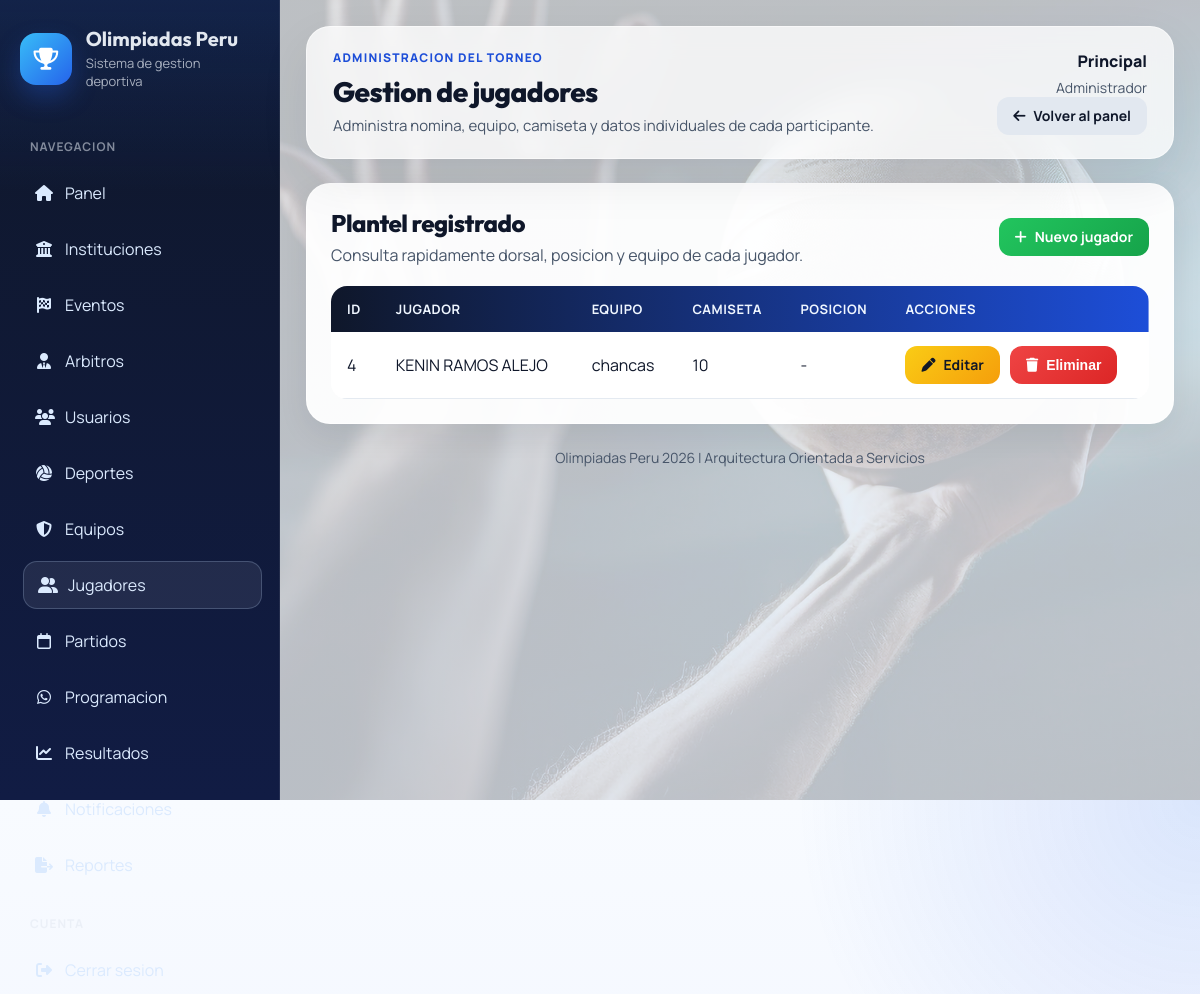
The app's page /modules/jugadores/index.php (signed in) with its own data.
### tables this page shows
CREATE TABLE `jugadores` (
  `id_jugador` int(11) NOT NULL AUTO_INCREMENT,
  `id_equipo` int(11) NOT NULL,
  `nombres` varchar(100) NOT NULL,
  `apellidos` varchar(100) NOT NULL,
  `dni` varchar(8) DEFAULT NULL,
  `edad` int(11) DEFAULT NULL,
  `genero` enum('M','F') DEFAULT NULL,
  `numero_camiseta` int(11) DEFAULT NULL,
  `posicion` varchar(50) DEFAULT NULL,
  `foto` varchar(255) DEFAULT NULL,
  PRIMARY KEY (`id_jugador`),
  KEY `id_equipo` (`id_equipo`),
  CONSTRAINT `jugadores_ibfk_1` FOREIGN KEY (`id_equipo`) REFERENCES `equipos` (`id_equipo`) ON DELETE CASCADE
);

CREATE TABLE `equipos` (
  `id_equipo` int(11) NOT NULL AUTO_INCREMENT,
  `nombre` varchar(100) NOT NULL,
  `director_tecnico` varchar(100) DEFAULT NULL,
  `logo` varchar(255) DEFAULT NULL,
  `fecha_registro` timestamp NOT NULL DEFAULT current_timestamp(),
  `id_institucion` int(11) NOT NULL,
  `id_deporte` int(11) NOT NULL,
  `id_categoria` int(11) NOT NULL,
  `capitan` varchar(100) DEFAULT NULL,
  `telefono_capitan` varchar(20) DEFAULT NULL,
  PRIMARY KEY (`id_equipo`),
  KEY `id_institucion` (`id_institucion`),
  KEY `id_deporte` (`id_deporte`),
  KEY `id_categoria` (`id_categoria`),
  CONSTRAINT `equipos_ibfk_1` FOREIGN KEY (`id_institucion`) REFERENCES `instituciones` (`id_institucion`),
  CONSTRAINT `equipos_ibfk_2` FOREIGN KEY (`id_deporte`) REFERENCES `deportes` (`id_deporte`),
  CONSTRAINT `equipos_ibfk_3` FOREIGN KEY (`id_categoria`) REFERENCES `categorias` (`id_categoria`)
);

### modules/jugadores/index.php (called while the page is built, shortened)
<?php
require __DIR__ . '/index_view.php';
return;
?>

### includes/auth.php (called while the page is built, shortened)
<?php
function e(string $value): string
{
    return htmlspecialchars($value, ENT_QUOTES, 'UTF-8');
}

### modules/jugadores/index_view.php (the view, shortened to what this page needs)
<?php
include '../../config/database.php';
$jugadores = $conexion->query('
    SELECT jugadores.*, equipos.nombre AS equipo
    FROM jugadores
    INNER JOIN equipos ON jugadores.id_equipo = equipos.id_equipo
    ORDER BY jugadores.id_jugador DESC
')->fetchAll();
require '../../includes/app_header.php';
?>
<section class="panel-card">
    <div class="toolbar">
        <div class="toolbar__title">
            <h2>Plantel registrado</h2>
            <p>Consulta rapidamente dorsal, posicion y equipo de cada jugador.</p>
        </div>
        <div class="actions">
            <a class="btn btn-success" href="crear.php">
                <i class="fa-solid fa-plus"></i>
                Nuevo jugador
            </a>
        </div>
    </div>
    <div class="table-responsive">
        <table class="app-table">
            <thead>
                <tr>
                    <th>ID</th>
                    <th>Jugador</th>
                    <th>Equipo</th>
                    <th>Camiseta</th>
                    <th>Posicion</th>
                    <th>Acciones</th>
                </tr>
            </thead>
            <tbody>
                <?php foreach ($jugadores as $jugador): ?>
                    <tr>
                        <td><?= e((string) $jugador['id_jugador']) ?></td>
                        <td><?= e($jugador['nombres'] . ' ' . $jugador['apellidos']) ?></td>
                        <td><?= e($jugador['equipo']) ?></td>
                        <td><?= e((string) ($jugador['numero_camiseta'] ?? '-')) ?></td>
                        <td><?= e((string) ($jugador['posicion'] ?? '-')) ?></td>
                        <td>
                            <div class="table-stack">
                                <a class="btn btn-warning" href="editar.php?id=<?= e((string) $jugador['id_jugador']) ?>">
                                    <i class="fa-solid fa-pen"></i>
                                    Editar
                                </a>
                                <form class="inline-form" action="eliminar.php" method="POST" onsubmit="return confirm('¿Eliminar este jugador?');">
                                    <button class="btn btn-danger" type="submit">
                                        <i class="fa-solid fa-trash"></i>
                                        Eliminar
                                    </button>
                                </form>
                            </div>
                        </td>
                    </tr>
                <?php endforeach; ?>
            </tbody>
        </table>
    </div>
</section>
<?php require '../../includes/app_footer.php'; ?>

### css/style.css (style rules this page uses)
:root { --bg: #eef2ff; --surface: #ffffff; --text: #0f172a; --text-soft: #475569; --primary: #2563eb; --primary-2: #1d4ed8; --success: #16a34a; --warning: #f59e0b; --danger: #dc2626; --shadow-soft: 0 20px 50px rgba(15, 23, 42, 0.08); --shadow-card: 0 10px 30px rgba(15, 23, 42, 0.08); --radius-xl: 24px; --radius-lg: 18px; --radius-md: 14px; --radius-sm: 10px; --transition: 180ms ease; }
* { box-sizing: border-box; margin: 0; padding: 0; }
html { scroll-behavior: smooth; }
body { background: radial-gradient(circle at top right, rgba(37, 99, 235, 0.14), transparent 28%), radial-gradient(circle at bottom left, rgba(22, 163, 74, 0.12), transparent 24%), linear-gradient(180deg, #f8fbff 0%, var(--bg) 100%); color: var(--text); font-family: "Manrope", "Segoe UI", Tahoma, Geneva, Verdana, sans-serif; min-height: 100vh; }
h1, h2, h3, h4, h5, h6, .app-brand__title, .app-topbar__title { font-family: "Outfit", "Manrope", "Segoe UI", sans-serif; }
a { color: inherit; }
.hero-card, .panel-card, .data-card, .form-card, .auth-card { background: rgba(255, 255, 255, 0.94); border: 1px solid rgba(255, 255, 255, 0.7); border-radius: var(--radius-xl); box-shadow: var(--shadow-card); }
.hero-card, .panel-card, .data-card, .form-card { padding: 24px; }
.toolbar { align-items: center; display: flex; flex-wrap: wrap; gap: 12px; justify-content: space-between; margin-bottom: 20px; }
.toolbar__title h2, .section-title { font-size: 24px; font-weight: 800; letter-spacing: -0.02em; }
.toolbar__title p { color: var(--text-soft); margin-top: 6px; }
.actions { display: flex; flex-wrap: wrap; gap: 10px; }
.table-responsive { overflow-x: auto; }
.app-table, table { background: var(--surface); border-collapse: collapse; border-radius: 16px; overflow: hidden; width: 100%; }
.app-table thead, table thead { background: linear-gradient(90deg, #0f172a, #1d4ed8); }
.app-table th, table th { color: #eff6ff; font-size: 13px; font-weight: 700; letter-spacing: 0.04em; padding: 14px 16px; text-align: left; text-transform: uppercase; }
.app-table td, table td { border-bottom: 1px solid rgba(226, 232, 240, 0.9); color: var(--text); padding: 14px 16px; vertical-align: middle; }
.app-table tbody td, table tbody td { background: rgba(255, 255, 255, 0.9); color: var(--text); }
.table-stack { display: flex; flex-wrap: wrap; gap: 10px; }
.btn, button, input[type="submit"] { align-items: center; border: 0; border-radius: 12px; cursor: pointer; display: inline-flex; font-size: 14px; font-weight: 700; gap: 8px; justify-content: center; line-height: 1; padding: 12px 16px; text-decoration: none; transition: transform var(--transition), box-shadow var(--transition), background var(--transition), opacity var(--transition); }
.btn-success { background: linear-gradient(135deg, #22c55e, #16a34a); color: #fff; }
.btn-warning { background: linear-gradient(135deg, #facc15, #f59e0b); color: #111827; }
.btn-danger { background: linear-gradient(135deg, #ef4444, #dc2626); color: #fff; }
.inline-form { display: inline-flex; }

### records on screen
jugadores: id_jugador "4", nombres+apellidos "KENIN RAMOS ALEJO", id_equipo.nombre "chancas", numero_camiseta "10", posicion "-"

### other values on screen
$item['label'] "Panel"
$item['label'] "Instituciones"
$item['label'] "Eventos"
$item['label'] "Arbitros"
$item['label'] "Usuarios"
$item['label'] "Deportes"
$item['label'] "Equipos"
$item['label'] "Jugadores"
$item['label'] "Partidos"
$item['label'] "Programacion"
$item['label'] "Resultados"
$pageHeading "Gestion de jugadores"
$pageDescription "Administra nomina, equipo, camiseta y datos individuales de cada participante."
current_user_name() "Principal"
current_role_label() "Administrador"
